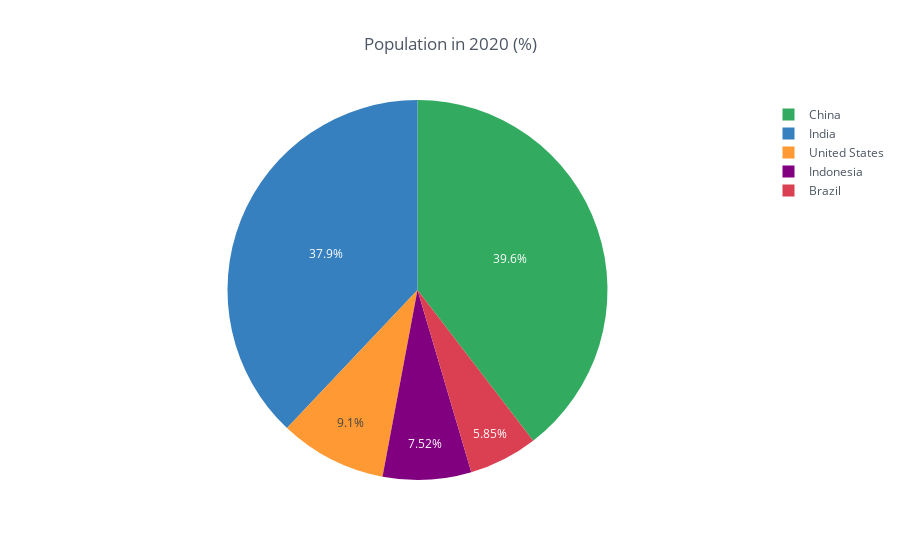

The notebook cell this image was saved under:
### Markdown cell above
# Piechart

### Code cell
# transforming data
df_population_2020 = df_population_2020.reset_index()
df_population_2020 = df_population_2020.rename(columns={2020:'2020'})

# plotting
df_population_2020.iplot(kind='pie', labels='country',
                         values='2020',
                         title='Population in 2020 (%)')

### Figure 1 — Plotly figure (JSON) as saved in the notebook; plotly's stock layout.template omitted (floating-point values rounded to 4 significant figures)
{"data": [{"labels": ["United States", "India", "China", "Indonesia", "Brazil"], "marker": {"colors": ["rgba(255, 153, 51, 1.0)", "rgba(55, 128, 191, 1.0)", "rgba(50, 171, 96, 1.0)", "rgba(128, 0, 128, 1.0)", "rgba(219, 64, 82, 1.0)"]}, "name": "", "type": "pie", "values": [331002651, 1380004385, 1439323776, 273523615, 212559417]}], "layout": {"legend": {"bgcolor": "#FFFFFF", "font": {"color": "#4D5663"}}, "paper_bgcolor": "#FFFFFF", "plot_bgcolor": "#FFFFFF", "title": "Population in 2020 (%)", "titlefont": {"color": "#4D5663"}}}
